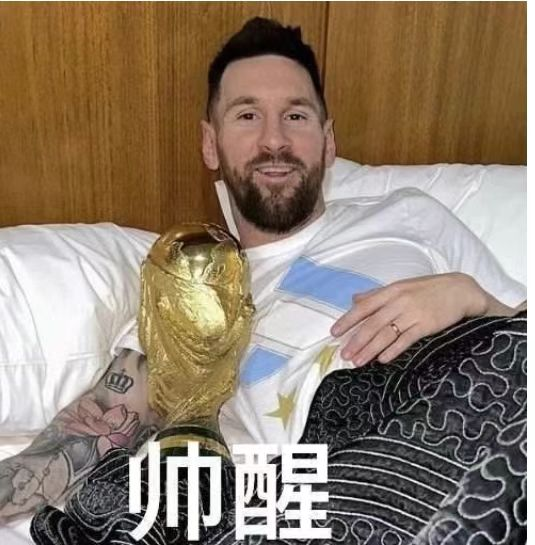
#> input picture 2351114-lesson5/2351114.jpg, 535 x 545 px
$ python lx5_2.py
#> lines starting #> are read from the running program, lines starting #| are printed output that depends on the picture; after the words box and inside, x2 and y2 are one past the last pixel; in counts of white or black regions, pixels touching at a corner belong together
# 2351114 朱俊泽 大数据科学与技术
'''
参考https://zhuanlan.zhihu.com/p/25556276
实现将一张照片卡通化

1.自拍一张照片，命名为学号.jpg,最终输出为  学号carton,jpg
2. 原始代码为指定文件夹批量卡通化，修改为仅处理当前文件夹的
一张照片
'''
import cv2
import numpy as np


def apply_cartoon_effect(img_path, output_path):
#> called with img_path = '2351114.jpg', output_path = '2351114carton.jpg'
    img = cv2.imread(img_path)
#> img is the input picture: shape (545, 535, 3); mean B, G, R 108, 125.3, 142

    # 灰度图像
    gray = cv2.cvtColor(img, cv2.COLOR_BGR2GRAY)
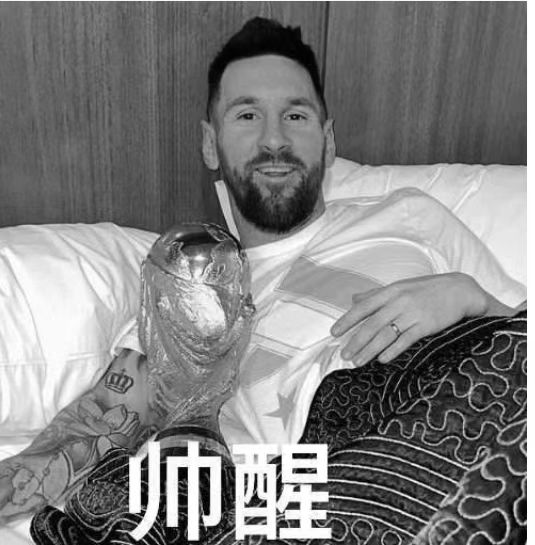
#> gray: shape (545, 535); min 0, max 255, mean 128.3

    # 应用高斯模糊
    gray_blurred = cv2.GaussianBlur(gray, (5, 5), 0)
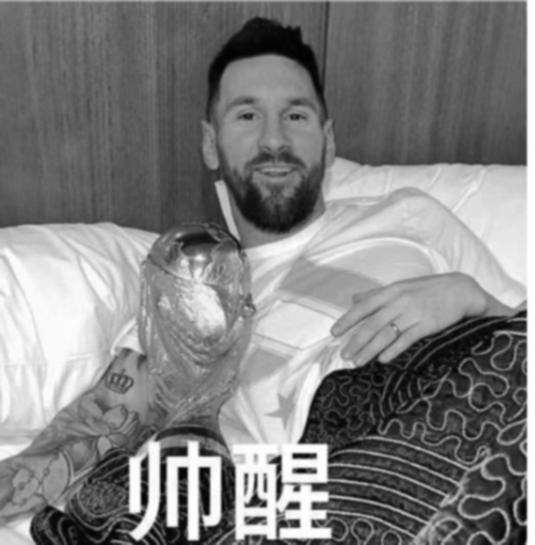
#> gray_blurred: shape (545, 535); min 2, max 255, mean 128.2
    edges = cv2.adaptiveThreshold(gray_blurred, 255,
                                  cv2.ADAPTIVE_THRESH_MEAN_C,
                                  cv2.THRESH_BINARY, 9, 9)
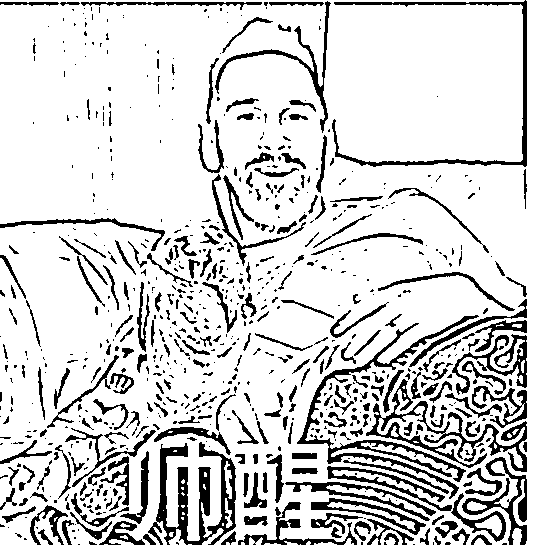
#> edges: shape (545, 535); 83.1% white; 745 black regions (474 under 20 px), largest, box (x1, y1, x2, y2) and area: (148, 442, 236, 545) 3332, (297, 315, 479, 499) 3007, (366, 379, 527, 472) 2545
    cartoon = cv2.bitwise_and(edges, edges)
    cv2.imwrite(output_path, cartoon)


if __name__ == '__main__':
    img_path = '2351114.jpg'
    output_path = '2351114carton.jpg'
    apply_cartoon_effect(img_path, output_path)
    print(f"黑白卡通化图像已保存为 {output_path}")
